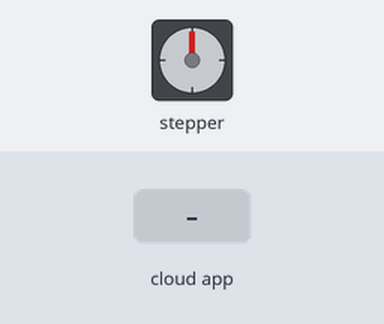
A sketch run on a simulated ESP8266 (NodeMCU). On the bench: stepper motor. The inputs (shaded band) are chosen by the test bench. WiFi joins after 1.5 s; servers stay silent unless stated; the Firebase database answers and starts empty; stepper angles assume 200 steps per turn; what the sketch prints to the serial monitor is not drawn.

Above: at 5.8 s.
5.9 s: the phone or cloud app sets lock to 1
At 6.15 s:
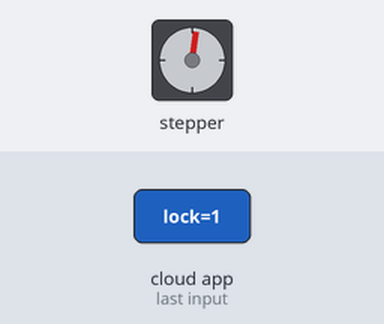
At 6.75 s:
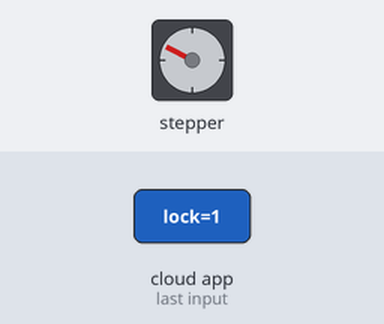
8.9 s: the phone or cloud app sets lock to 0
At 9.15 s:
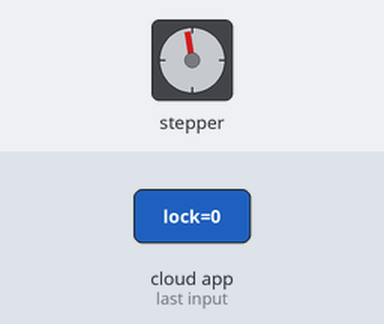
Timing chart, 0 to 12.0 s (numbered marks = the images above; inputs shaded):
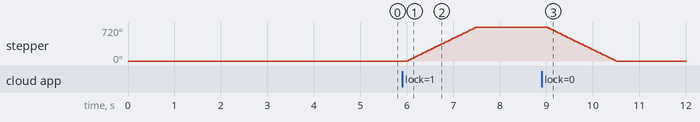

The sketch:

TAS2_71160003.ino
```cpp
#include "FirebaseESP8266.h"
#include <ESP8266WiFi.h>
#include <Stepper.h>

const char* ssid = "SSID";
const char* password = "PASSWORD";

#define FIREBASE_HOST "https://tasiot-71160003.firebaseio.com/"
#define FIREBASE_AUTH "FVREOlRTsT3xtWPVaXNFojS1uZFf6x5hk4k5GuvB"

const int stepsPerRevolution = 200;
String path = "/Node1";
int temp = 0;
Stepper myStepper(stepsPerRevolution, 5, 4, 14, 12); // IN1, IN3, IN2, IN4
FirebaseData firebaseData;

void setup() {
  delay(3000);
  Serial.begin(9600);

  WiFi.begin(ssid, password);
  Serial.print(F("Connecting"));
  while (WiFi.status() != WL_CONNECTED) {
    delay(500);
    Serial.print(".");
  }

  // Connecting to Firebase
  Serial.println(F("\nConnected"));
  Firebase.begin(FIREBASE_HOST, FIREBASE_AUTH); //Connect to Firebase
  Firebase.reconnectWiFi(true);

  Firebase.getInt(firebaseData, path + "/lock"); //get sound value from firebase
  temp = firebaseData.intData();

  // set the speed at 80 rpm:
  myStepper.setSpeed(80);
}

void loop() {
  Firebase.getInt(firebaseData, path + "/lock"); //get sound value from firebase
  int locked = firebaseData.intData();
  if(temp!=locked){
    temp = locked;
    if(locked == 0){
      myStepper.step(-200);
      myStepper.step(-200);
    }
    else{
      myStepper.step(200);
      myStepper.step(200);
    }
  }
}
```

Measured:
- after the input at 5.9 s, stepper: turns 720° clockwise in 1.5 s, starting after 0.10 s
- after the input at 8.9 s, stepper: turns 720° counter-clockwise in 1.5 s, starting after 0.11 s
